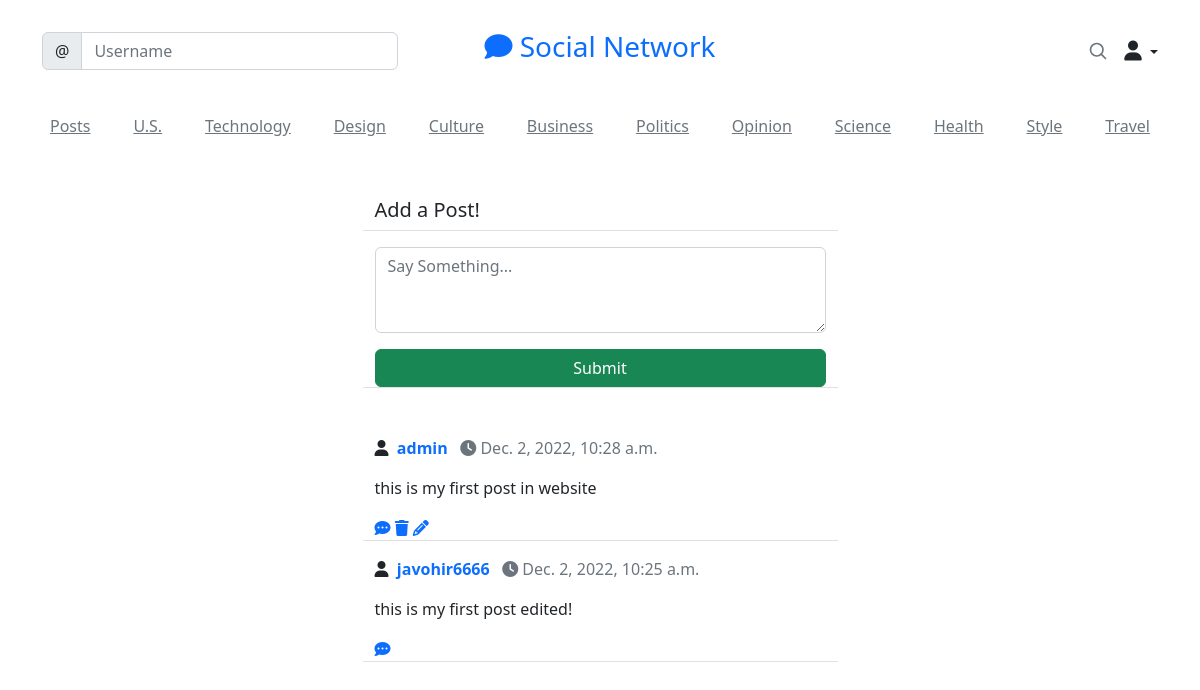
/social/ (signed in), run on the app's committed database.
### social/models.py (models this page shows)
class Post(models.Model):
    body = models.TextField()
    created_at = models.DateTimeField(auto_now_add=True)
    author = models.ForeignKey(User, on_delete=models.CASCADE)

### social/views.py (the view, shortened to what this page needs)
# urls.py: path('', PostListView.as_view(), name='post-list'),
class PostListView(LoginRequiredMixin, View):
    def get(self,request, *args, **kwargs):
        posts = Post.objects.all().order_by('-created_at')
        form = PostForm()
        context = {
            'post_list':posts,
            'form' : form
        }
        return render(request, 'social/post_list.html', context)

### social/forms.py
class PostForm(forms.ModelForm):
    body = forms.CharField(
        label= '',
        widget=forms.Textarea(attrs={
            'rows':'3',
            'placeholder':"Say Something..."
        })
    )
    class Meta:
        model = Post
        fields = ['body']

### social/templates/social/post_list.html (shortened to what this page needs)
{% extends 'landing/base.html' %}
{% load crispy_forms_tags %}
{% block content %}
<div class="container mt-5">
    <div class="row justify-content-center mt-3">
        <div class="col-md-5 col-sm-12 border-bottom">
            <h5>Add a Post!</h5>
        </div>
    </div>
    <div class="row justify-content-center mt-3 mb-5">
        <div class="col-md-5 col-sm-12 border-bottom">
            <form method="POST">
                {{form|crispy}}
            <div class="d-grid gap-2">
                <button class="btn btn-success mt-3">Submit</button>
            </div>
            </form>
        </div>
    </div>
    {% for post in post_list %}
        <div class="row justify-content-center mt-3">
            <div class="col-md-5 col-sm-12 border-bottom">
                <p>
                    <i class="fa fa-user" aria-hidden="true"></i>
                    &nbsp;<strong><a href="#" class="text-decoration-none">{{post.author}}</a></strong>
                    <span class="text-muted">
                        <i class="fa fa-clock" aria-hidden="true">
                        </i>&nbsp;{{post.created_at}}</span></p>
                <p>{{post.body|safe|slice:50}}</p>
                <a href="{% url 'post-detail' post.pk %}"><i class="fa fa-commenting" aria-hidden="true"></i></a>
                {% if request.user == post.author %}
                <a href="{% url 'post-delete' post.pk %}"><i class="fa fa-trash" aria-hidden="true"></i></a>
                <a href="{% url 'post-edit' post.pk %}"><i class="fa fa-pencil" aria-hidden="true"></i></a>
                {% endif %}
            </div>
        </div>
        {% endfor %}
</div>
{% endblock content %}

### data on the page
Post: author "admin", created_at "Dec. 2, 2022, 10:28 a.m.", body "this is my first post in website"
Post: author "javohir6666", created_at "Dec. 2, 2022, 10:25 a.m.", body "this is my first post edited!"
